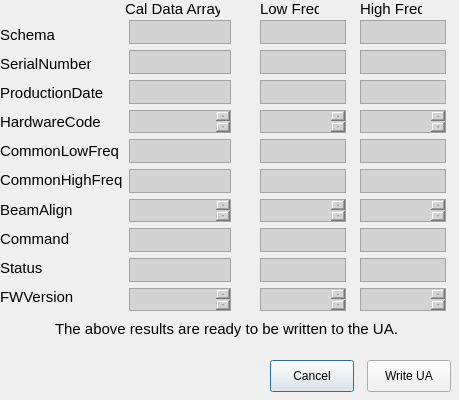
<?xml version="1.0" encoding="UTF-8"?>
<ui version="4.0">
 <class>write_cal_data_to_ua</class>
 <widget class="QDialog" name="write_cal_data_to_ua">
  <property name="geometry">
   <rect>
    <x>0</x>
    <y>0</y>
    <width>459</width>
    <height>400</height>
   </rect>
  </property>
  <property name="minimumSize">
   <size>
    <width>459</width>
    <height>370</height>
   </size>
  </property>
  <property name="maximumSize">
   <size>
    <width>459</width>
    <height>400</height>
   </size>
  </property>
  <property name="windowTitle">
   <string>Dialog</string>
  </property>
  <widget class="QLabel" name="label_11">
   <property name="geometry">
    <rect>
     <x>125</x>
     <y>0</y>
     <width>95</width>
     <height>18</height>
    </rect>
   </property>
   <property name="font">
    <font>
     <pointsize>11</pointsize>
    </font>
   </property>
   <property name="text">
    <string>Cal Data Array</string>
   </property>
  </widget>
  <widget class="QLabel" name="label_12">
   <property name="geometry">
    <rect>
     <x>260</x>
     <y>0</y>
     <width>59</width>
     <height>18</height>
    </rect>
   </property>
   <property name="font">
    <font>
     <pointsize>11</pointsize>
    </font>
   </property>
   <property name="text">
    <string>Low Freq</string>
   </property>
  </widget>
  <widget class="QLabel" name="label_13">
   <property name="geometry">
    <rect>
     <x>360</x>
     <y>0</y>
     <width>62</width>
     <height>18</height>
    </rect>
   </property>
   <property name="font">
    <font>
     <pointsize>11</pointsize>
    </font>
   </property>
   <property name="text">
    <string>High Freq</string>
   </property>
  </widget>
  <widget class="QLabel" name="label_14">
   <property name="geometry">
    <rect>
     <x>55</x>
     <y>320</y>
     <width>346</width>
     <height>18</height>
    </rect>
   </property>
   <property name="font">
    <font>
     <pointsize>11</pointsize>
    </font>
   </property>
   <property name="text">
    <string>The above results are ready to be written to the UA.</string>
   </property>
  </widget>
  <widget class="QWidget" name="layoutWidget">
   <property name="geometry">
    <rect>
     <x>270</x>
     <y>360</y>
     <width>181</width>
     <height>32</height>
    </rect>
   </property>
   <layout class="QHBoxLayout" name="buttons_horz">
    <property name="spacing">
     <number>13</number>
    </property>
    <item>
     <widget class="QPushButton" name="cancel_button">
      <property name="sizePolicy">
       <sizepolicy hsizetype="Minimum" vsizetype="Minimum">
        <horstretch>0</horstretch>
        <verstretch>0</verstretch>
       </sizepolicy>
      </property>
      <property name="minimumSize">
       <size>
        <width>70</width>
        <height>30</height>
       </size>
      </property>
      <property name="text">
       <string>Cancel</string>
      </property>
     </widget>
    </item>
    <item>
     <widget class="QPushButton" name="write_ua_button">
      <property name="sizePolicy">
       <sizepolicy hsizetype="Minimum" vsizetype="Minimum">
        <horstretch>0</horstretch>
        <verstretch>0</verstretch>
       </sizepolicy>
      </property>
      <property name="text">
       <string>Write UA</string>
      </property>
     </widget>
    </item>
   </layout>
  </widget>
  <widget class="QWidget" name="layoutWidget">
   <property name="geometry">
    <rect>
     <x>0</x>
     <y>20</y>
     <width>231</width>
     <height>291</height>
    </rect>
   </property>
   <layout class="QHBoxLayout" name="labels_values_horz">
    <item>
     <layout class="QVBoxLayout" name="data_labels_vert">
      <property name="spacing">
       <number>0</number>
      </property>
      <item>
       <widget class="QLabel" name="label">
        <property name="font">
         <font>
          <pointsize>11</pointsize>
         </font>
        </property>
        <property name="text">
         <string>Schema</string>
        </property>
       </widget>
      </item>
      <item>
       <widget class="QLabel" name="label_2">
        <property name="font">
         <font>
          <pointsize>11</pointsize>
         </font>
        </property>
        <property name="text">
         <string>SerialNumber</string>
        </property>
       </widget>
      </item>
      <item>
       <widget class="QLabel" name="label_3">
        <property name="font">
         <font>
          <pointsize>11</pointsize>
         </font>
        </property>
        <property name="text">
         <string>ProductionDate</string>
        </property>
       </widget>
      </item>
      <item>
       <widget class="QLabel" name="label_4">
        <property name="font">
         <font>
          <pointsize>11</pointsize>
         </font>
        </property>
        <property name="text">
         <string>HardwareCode</string>
        </property>
       </widget>
      </item>
      <item>
       <widget class="QLabel" name="label_5">
        <property name="font">
         <font>
          <pointsize>11</pointsize>
         </font>
        </property>
        <property name="text">
         <string>CommonLowFreq</string>
        </property>
       </widget>
      </item>
      <item>
       <widget class="QLabel" name="label_7">
        <property name="font">
         <font>
          <pointsize>11</pointsize>
         </font>
        </property>
        <property name="text">
         <string>CommonHighFreq</string>
        </property>
       </widget>
      </item>
      <item>
       <widget class="QLabel" name="label_6">
        <property name="font">
         <font>
          <pointsize>11</pointsize>
         </font>
        </property>
        <property name="text">
         <string>BeamAlign</string>
        </property>
       </widget>
      </item>
      <item>
       <widget class="QLabel" name="label_8">
        <property name="font">
         <font>
          <pointsize>11</pointsize>
         </font>
        </property>
        <property name="text">
         <string>Command</string>
        </property>
       </widget>
      </item>
      <item>
       <widget class="QLabel" name="label_10">
        <property name="font">
         <font>
          <pointsize>11</pointsize>
         </font>
        </property>
        <property name="text">
         <string>Status</string>
        </property>
       </widget>
      </item>
      <item>
       <widget class="QLabel" name="label_9">
        <property name="font">
         <font>
          <pointsize>11</pointsize>
         </font>
        </property>
        <property name="text">
         <string>FWVersion</string>
        </property>
       </widget>
      </item>
     </layout>
    </item>
    <item>
     <layout class="QVBoxLayout" name="cal_data_array_group">
      <item>
       <widget class="QTextBrowser" name="schema">
        <property name="styleSheet">
         <string notr="true">background-color:lightgrey</string>
        </property>
       </widget>
      </item>
      <item>
       <widget class="QTextBrowser" name="serial_no">
        <property name="styleSheet">
         <string notr="true">background-color:lightgrey</string>
        </property>
       </widget>
      </item>
      <item>
       <widget class="QTextBrowser" name="prod_date">
        <property name="styleSheet">
         <string notr="true">background-color:lightgrey</string>
        </property>
       </widget>
      </item>
      <item>
       <widget class="QTextBrowser" name="hardware_code">
        <property name="styleSheet">
         <string notr="true">background-color:lightgrey</string>
        </property>
       </widget>
      </item>
      <item>
       <widget class="QTextBrowser" name="common_lo_freq">
        <property name="styleSheet">
         <string notr="true">background-color:lightgrey</string>
        </property>
       </widget>
      </item>
      <item>
       <widget class="QTextBrowser" name="common_hi_freq">
        <property name="styleSheet">
         <string notr="true">background-color:lightgrey</string>
        </property>
       </widget>
      </item>
      <item>
       <widget class="QTextBrowser" name="beam_align">
        <property name="styleSheet">
         <string notr="true">background-color:lightgrey</string>
        </property>
       </widget>
      </item>
      <item>
       <widget class="QTextBrowser" name="command">
        <property name="styleSheet">
         <string notr="true">background-color:lightgrey</string>
        </property>
       </widget>
      </item>
      <item>
       <widget class="QTextBrowser" name="status">
        <property name="styleSheet">
         <string notr="true">background-color:lightgrey</string>
        </property>
       </widget>
      </item>
      <item>
       <widget class="QTextBrowser" name="fw_version">
        <property name="styleSheet">
         <string notr="true">background-color:lightgrey</string>
        </property>
       </widget>
      </item>
     </layout>
    </item>
   </layout>
  </widget>
  <widget class="QWidget" name="layoutWidget">
   <property name="geometry">
    <rect>
     <x>360</x>
     <y>20</y>
     <width>86</width>
     <height>291</height>
    </rect>
   </property>
   <layout class="QVBoxLayout" name="high_freq_group">
    <item>
     <widget class="QTextBrowser" name="schema_hi">
      <property name="styleSheet">
       <string notr="true">background-color:lightgrey</string>
      </property>
     </widget>
    </item>
    <item>
     <widget class="QTextBrowser" name="serial_no_hi">
      <property name="styleSheet">
       <string notr="true">background-color:lightgrey</string>
      </property>
     </widget>
    </item>
    <item>
     <widget class="QTextBrowser" name="prod_date_hi">
      <property name="styleSheet">
       <string notr="true">background-color:lightgrey</string>
      </property>
     </widget>
    </item>
    <item>
     <widget class="QTextBrowser" name="hardware_code_hi">
      <property name="styleSheet">
       <string notr="true">background-color:lightgrey</string>
      </property>
     </widget>
    </item>
    <item>
     <widget class="QTextBrowser" name="common_lo_freq_hi">
      <property name="styleSheet">
       <string notr="true">background-color:lightgrey</string>
      </property>
     </widget>
    </item>
    <item>
     <widget class="QTextBrowser" name="common_hi_freq_hi">
      <property name="styleSheet">
       <string notr="true">background-color:lightgrey</string>
      </property>
     </widget>
    </item>
    <item>
     <widget class="QTextBrowser" name="beam_align_hi">
      <property name="styleSheet">
       <string notr="true">background-color:lightgrey</string>
      </property>
     </widget>
    </item>
    <item>
     <widget class="QTextBrowser" name="command_hi">
      <property name="styleSheet">
       <string notr="true">background-color:lightgrey</string>
      </property>
     </widget>
    </item>
    <item>
     <widget class="QTextBrowser" name="status_hi">
      <property name="styleSheet">
       <string notr="true">background-color:lightgrey</string>
      </property>
     </widget>
    </item>
    <item>
     <widget class="QTextBrowser" name="fw_version_hi">
      <property name="styleSheet">
       <string notr="true">background-color:lightgrey</string>
      </property>
     </widget>
    </item>
   </layout>
  </widget>
  <widget class="QWidget" name="layoutWidget">
   <property name="geometry">
    <rect>
     <x>260</x>
     <y>20</y>
     <width>86</width>
     <height>291</height>
    </rect>
   </property>
   <layout class="QVBoxLayout" name="low_freq_group">
    <item>
     <widget class="QTextBrowser" name="schema_lo">
      <property name="styleSheet">
       <string notr="true">background-color:lightgrey</string>
      </property>
     </widget>
    </item>
    <item>
     <widget class="QTextBrowser" name="serial_no_lo">
      <property name="styleSheet">
       <string notr="true">background-color:lightgrey</string>
      </property>
     </widget>
    </item>
    <item>
     <widget class="QTextBrowser" name="prod_date_lo">
      <property name="styleSheet">
       <string notr="true">background-color:lightgrey</string>
      </property>
     </widget>
    </item>
    <item>
     <widget class="QTextBrowser" name="hardware_code_lo">
      <property name="styleSheet">
       <string notr="true">background-color:lightgrey</string>
      </property>
     </widget>
    </item>
    <item>
     <widget class="QTextBrowser" name="common_lo_freq_lo">
      <property name="styleSheet">
       <string notr="true">background-color:lightgrey</string>
      </property>
     </widget>
    </item>
    <item>
     <widget class="QTextBrowser" name="common_hi_freq_lo">
      <property name="styleSheet">
       <string notr="true">background-color:lightgrey</string>
      </property>
     </widget>
    </item>
    <item>
     <widget class="QTextBrowser" name="beam_align_lo">
      <property name="styleSheet">
       <string notr="true">background-color:lightgrey</string>
      </property>
     </widget>
    </item>
    <item>
     <widget class="QTextBrowser" name="command_lo">
      <property name="styleSheet">
       <string notr="true">background-color:lightgrey</string>
      </property>
     </widget>
    </item>
    <item>
     <widget class="QTextBrowser" name="status_lo">
      <property name="styleSheet">
       <string notr="true">background-color:lightgrey</string>
      </property>
     </widget>
    </item>
    <item>
     <widget class="QTextBrowser" name="fw_version_lo">
      <property name="styleSheet">
       <string notr="true">background-color:lightgrey</string>
      </property>
     </widget>
    </item>
   </layout>
  </widget>
 </widget>
 <resources/>
 <connections/>
</ui>
